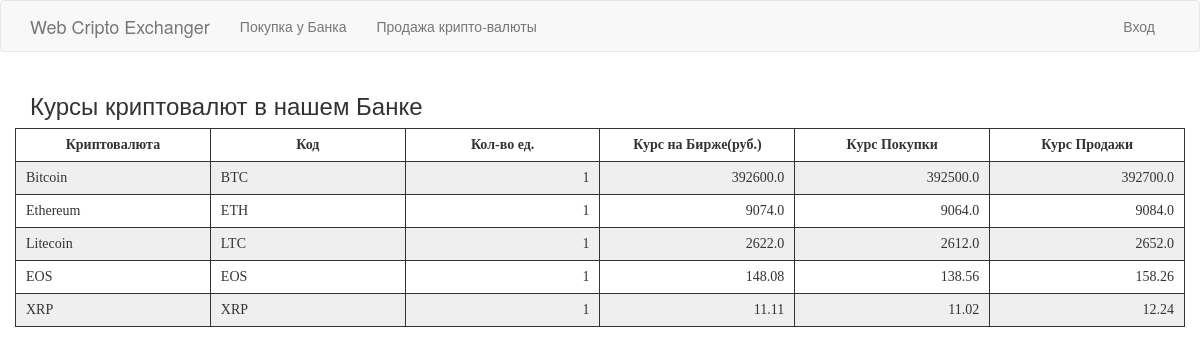
/index, run on the app's committed database.
### app/models.py (models this page shows, shortened)
class Kind_currency(db.Model):
    id = db.Column(db.Integer, primary_key=True)
    currency_full = db.Column(db.String(32), index=True, unique=True, nullable=False)
    currency_short = db.Column(db.String(16), unique=True, nullable=False)
    quantity = db.Column(db.Integer, nullable=False, default=1)
    c_course_prodaza = db.Column(db.Float, nullable=False)
    c_course_pokupka = db.Column(db.Float, nullable=False)
    c_course_market = db.Column(db.Float, nullable=False)
    kc_transact = db.relationship('Transactions', backref=db.backref('transact'), lazy='dynamic')

### app/routes.py (the view)
@app.route('/')
@app.route('/index')
def index():
    vals = Kind_currency.query.all()
    return render_template("index.html", title='Home Page', vals=vals)

### app/routes.py (called while the page is built)
@app.before_request
def before_request():
    if current_user.is_authenticated:
        current_user.last_seen = datetime.utcnow()
        db.session.commit()

### app/templates/index.html (shortened to what this page needs)
{% extends "base.html" %}
{% import 'bootstrap/wtf.html' as wtf %}
{% block app_content %}
    <h3>Курсы криптовалют в нашем Банке</h3>
    <div class="row">
	  <table class="mytable">
      <tr>
	  <th class="mytable_td td_th">Криптовалюта</th>
	  <th class="mytable_td td_th">Код</th>
	  <th class="mytable_td td_th">Кол-во ед.</th>
	  <th class="mytable_td td_th">Курс на Бирже(руб.)</th>
	  <th class="mytable_td td_th">Курс Покупки</th>
	  <th class="mytable_td td_th">Курс Продажи</th>
	  </tr>
    {% for val in vals %}
	  <tr>
		<td class="mytable_td">{{ val.currency_full }}</td>
        <td class="mytable_td">{{ val.currency_short }}</td>
		<td class="mytable_td td_num">{{ val.quantity }}</td>
		<td class="mytable_td td_num">{{ val.c_course_market }}</td>
		<td class="mytable_td td_num">{{ val.c_course_pokupka }}</td>
		<td class="mytable_td td_num">{{ val.c_course_prodaza }}</td>
	   </tr>
    {% endfor %}
	</div>
{% endblock %}

### app/templates/base.html (shortened to what this page needs)
{% extends 'bootstrap/base.html' %}
{% block navbar %}
    <nav class="navbar navbar-default">
        <div class="container">
            <div class="navbar-header">
                <a class="navbar-brand" href="{{ url_for('index') }}">Web Cripto Exchanger</a>
            </div>
            <div class="collapse navbar-collapse" id="bs-example-navbar-collapse-1">
                <ul class="nav navbar-nav">
					<li><a href="{{ url_for('pokupka') }}">Покупка у Банка</a></li>
					<li><a href="{{ url_for('prodaza') }}">Продажа крипто-валюты</a></li>
                </ul>
                <ul class="nav navbar-nav navbar-right">
					{% if current_user.is_anonymous %}
                    <li><a href="{{ url_for('login') }}">Вход</a></li>
                    {% else %}
					<li><a href="{{ url_for('history', username=current_user.username) }}">История моих операций</a></li>
					<li><a href="{{ url_for('edit_profile') }}">Редактор профиля</a></li>
					<li><a href="{{ url_for('logout') }}">Выход</a></li>
					{% endif %}
                </ul>
            </div>
        </div>
    </nav>
{% endblock %}
{% block content %}
    <div class="container">
        {% block app_content %}{% endblock %}
    </div>
{% endblock %}

### app/templates/index.html (style rules this page uses)
.mytable { width: 100%; border: 1px solid #333333; font: 14px Verdana; }
.mytable_td { margin: 1px; padding: 8px 10px; width: 16%; border: 1px solid #333333; }
.td_num { text-align: right; }
.td_th { text-align: center; }
.mytable tr:nth-child(even) { background-color: #efefef; }

### data on the page
Kind_currency: currency_full "Bitcoin", currency_short "BTC", quantity "1", c_course_market "392600.0", c_course_pokupka "392500.0", c_course_prodaza "392700.0"
Kind_currency: currency_full "Ethereum", currency_short "ETH", quantity "1", c_course_market "9074.0", c_course_pokupka "9064.0", c_course_prodaza "9084.0"
Kind_currency: currency_full "Litecoin", currency_short "LTC", quantity "1", c_course_market "2622.0", c_course_pokupka "2612.0", c_course_prodaza "2652.0"
Kind_currency: currency_full "EOS", currency_short "EOS", quantity "1", c_course_market "148.08", c_course_pokupka "138.56", c_course_prodaza "158.26"
Kind_currency: currency_full "XRP", currency_short "XRP", quantity "1", c_course_market "11.11", c_course_pokupka "11.02", c_course_prodaza "12.24"
